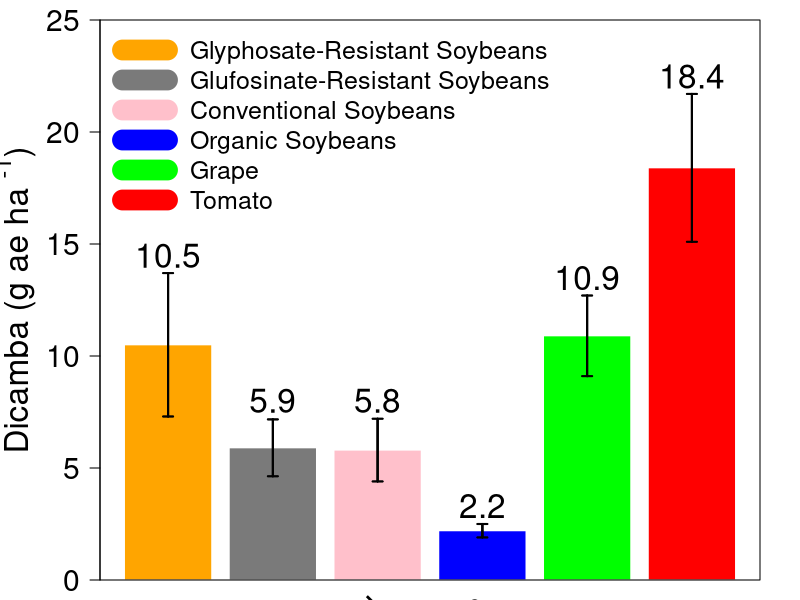

Here is the R script that generated this plot: (Note: this script raises an error after producing the figure.)

#Barplot 21 DA second trifoliate

#ED50

Bar=read.csv("Barplot.csv")
str(Bar)

x11()
par(mar=c(1,5,1,2), mgp=c(3.0,1,0))
barCenters <- barplot(height = Bar$ED, inside = T,
                      names.arg = Bar$ED,
                      beside = T, las = 2, 
                      ylim = c(0,25), cex.lab=2.0, cex.axis = 1.8,
                      col=c("orange","gray48", "pink", "blue", "green", "red"),
                      cex.names = 0.75, xaxt = "n", 
                      ylab = expression(paste("Dicamba (g ae ha "^"-1",")")),
                      border = F, axes = TRUE) 

box()
# Specify the groupings. We use srt = 45 for a
# 45 degree string rotation
text(x = barCenters, y = par("usr")[3] - 1, srt = 45,
     adj = 1, labels = Bar$Treat, cex=2, xpd = TRUE)

segments(barCenters, Bar$ED - Bar$SE, barCenters,
         Bar$ED + Bar$SE, lwd = 1.5)

arrows(barCenters, Bar$ED - Bar$SE, barCenters,
       Bar$ED + Bar$SE, lwd = 1.5, angle = 90,
       code = 3, length = 0.05)

# Specify the groupings. We use srt = 45 for a
# 45 degree string rotation
#text(x = barCenters, y = par("usr")[3] - 1, srt = 45,
 #    adj = 1, labels = Bar$ED, cex=1.5, xpd = TRUE)

text(0.7, 14.5, "10.5", cex=2)
text(1.9, 8, "5.9", cex=2)
text(3.1, 8, "5.8", cex=2)
text(4.3, 3.3, "2.2", cex=2)
text(5.5, 13.5, "10.9", cex=2)
text(6.7, 22.5, "18.4", cex=2)

segments(barCenters, Bar$ED - Bar$SE, barCenters,
         Bar$ED + Bar$SE, lwd = 2)

arrows(barCenters, Bar$ED - Bar$SE, barCenters,
       Bar$ED + Bar$SE, lwd = 2, angle = 90,
       code = 3, length = 0.05)

legend ("topleft", legend= c ("Glyphosate-Resistant Soybeans", "Glufosinate-Resistant Soybeans","Conventional Soybeans", 
                              "Organic Soybeans", "Grape","Tomato"), cex=1.5, bg = "light blue",
        col=c("orange","gray48", "pink", "blue", "green", "red"), lty=c(1,1,1,1,1,1),lwd=20, bty="n")

legend (locator(1), legend= expression(paste("Dicamba label rate 560 (g ae ha "^"-1",")")), cex=2,
        col="black", bty="n") 
#___________________________________________________________________________________________________________________________________

#ED30

Bar=read.csv("Barplot.csv")
str(Bar)

x11()
par(mar=c(1,5,1,2), mgp=c(3.0,1,0))
barCenters <- barplot(height = Bar$ED30,
                      names.arg = Bar$ED30,
                      beside = true, las = 2, 
                      ylim = c(0,10), cex.lab=2.0, cex.axis = 1.8,
                      col=c("orange","gray48", "pink", "blue", "green", "red"),
                      cex.names = 0.75, xaxt = "n", 
                      ylab = expression(paste("Dicamba (g ae ha "^"-1",")")),
                      border = "NA", axes = TRUE) 

box()
# Specify the groupings. We use srt = 45 for a
# 45 degree string rotation
text(x = barCenters, y = par("usr")[3] - 1, srt = 45,
     adj = 1, labels = Bar$Treat, cex=2, xpd = TRUE)

segments(barCenters, Bar$ED - Bar$SE, barCenters,
         Bar$ED + Bar$SE, lwd = 1.5)

arrows(barCenters, Bar$ED - Bar$SE, barCenters,
       Bar$ED + Bar$SE, lwd = 1.5, angle = 90,
       code = 3, length = 0.05)

# Specify the groupings. We use srt = 45 for a
# 45 degree string rotation
#text(x = barCenters, y = par("usr")[3] - 1, srt = 45,
#    adj = 1, labels = Bar$ED, cex=1.5, xpd = TRUE)

text(0.7, 2.1, "1.5", cex=2)
text(1.9, 1.8, "1.3", cex=2)
text(3.1, 1.3, "0.9", cex=2)
text(4.3, 0.9, "0.6", cex=2)
text(5.5, 8.1, "6.7", cex=2)
text(6.7, 7, "5.7", cex=2)

segments(barCenters, Bar$ED30 - Bar$SE30, barCenters,
         Bar$ED30 + Bar$SE30, lwd = 2)

arrows(barCenters, Bar$ED30 - Bar$SE30, barCenters,
       Bar$ED30 + Bar$SE30, lwd = 2, angle = 90,
       code = 3, length = 0.05)

legend ("topleft", legend= c ("Glyphosate-Resistant Soybeans", "Glufosinate-Resistant Soybeans","Conventional Soybeans", 
                              "Organic Soybeans", "Grape","Tomato"), cex=1.5, bg = "light blue",
        col=c("orange","gray48", "pink", "blue", "green", "red"), lty=c(1,1,1,1,1,1),lwd=20, bty="n")

legend ("left", legend= expression(paste("Dicamba label rate 560 (g ae ha "^"-1",")")), cex=2,
        col="black", bty="n") 

#_______________________________________________________________________________

#ED20

Bar=read.csv("Barplot.csv")
str(Bar)

x11()
par(mar=c(1,5,1,2), mgp=c(3.0,1,0))
barCenters <- barplot(height = Bar$ED20,
                      names.arg = Bar$ED20,
                      beside = true, las = 2, 
                      ylim = c(0,8), cex.lab=2.0, cex.axis = 1.8,
                      col=c("orange","gray48", "pink", "blue", "green", "red"),
                      cex.names = 0.75, xaxt = "n", 
                      ylab = expression(paste("Dicamba (g ae ha "^"-1",")")),
                      border = "NA", axes = TRUE) 

box()
# Specify the groupings. We use srt = 45 for a
# 45 degree string rotation
text(x = barCenters, y = par("usr")[3] - 1, srt = 45,
     adj = 1, labels = Bar$Treat, cex=2, xpd = TRUE)

segments(barCenters, Bar$ED - Bar$SE, barCenters,
         Bar$ED + Bar$SE, lwd = 1.5)

arrows(barCenters, Bar$ED - Bar$SE, barCenters,
       Bar$ED + Bar$SE, lwd = 1.5, angle = 90,
       code = 3, length = 0.05)

# Specify the groupings. We use srt = 45 for a
# 45 degree string rotation
#text(x = barCenters, y = par("usr")[3] - 1, srt = 45,
#    adj = 1, labels = Bar$ED, cex=1.5, xpd = TRUE)

text(0.7, 0.8, "0.43", cex=2)
text(1.9, 0.9, "0.52", cex=2) 
text(3.1, 0.56, "0.26", cex=2)
text(4.3, 0.55, "0.24", cex=2)
text(5.5, 6.3, "4.9", cex=2)
text(6.7, 3.6, "2.72", cex=2)

segments(barCenters, Bar$ED20 - Bar$SE20, barCenters,
         Bar$ED20 + Bar$SE20, lwd = 2)

arrows(barCenters, Bar$ED20 - Bar$SE20, barCenters,
       Bar$ED20 + Bar$SE20, lwd = 2, angle = 90,
       code = 3, length = 0.05)

legend ("topleft", legend= c ("Glyphosate-Resistant Soybeans", "Glufosinate-Resistant Soybeans","Conventional Soybeans", 
                              "Organic Soybeans", "Grape","Tomato"), cex=1.5, bg = "light blue",
        col=c("orange","gray48", "pink", "blue", "green", "red"), lty=c(1,1,1,1,1,1),lwd=20, bty="n")

legend ("left", legend= expression(paste("Dicamba label rate 560 (g ae ha "^"-1",")")), cex=2,
        col="black", bty="n") 

#_______________________________________________________________________________

#ED 10

Bar=read.csv("Barplot.csv")
str(Bar)

x11()
par(mar=c(1,5,1,2), mgp=c(3.0,1,0))
barCenters <- barplot(height = Bar$ED10,
                      names.arg = Bar$ED10,
                      beside = true, las = 2, 
                      ylim = c(0,5), cex.lab=2.0, cex.axis = 1.8,
                      col=c("orange","gray48", "pink", "blue", "green", "red"),
                      cex.names = 0.75, xaxt = "n", 
                      ylab = expression(paste("Dicamba (g ae ha "^"-1",")")),
                      border = "NA", axes = TRUE) 

box()
# Specify the groupings. We use srt = 45 for a
# 45 degree string rotation
#text(x = barCenters, y = par("usr")[3] - 1, srt = 45,
#    adj = 1, labels = Bar$ED, cex=1.5, xpd = TRUE)

text(0.7, 0.2, "0.06", cex=2)
text(1.9, 0.3, "0.1", cex=2)
text(3.1, 0.2, "0.04", cex=2)
text(4.3, 0.2, "0.06", cex=2)
text(5.5, 4.3, "3.1", cex=2)
text(6.7, 1.3, "0.9", cex=2)

segments(barCenters, Bar$ED10 - Bar$SE10, barCenters,
         Bar$ED10 + Bar$SE10, lwd = 2)

arrows(barCenters, Bar$ED10 - Bar$SE10, barCenters,
       Bar$ED10 + Bar$SE10, lwd = 2, angle = 90,
       code = 3, length = 0.05)

legend ("topleft", legend= c ("Glyphosate-Resistant Soybeans", "Glufosinate-Resistant Soybeans","Conventional Soybeans", 
                              "Organic Soybeans", "Grape","Tomato"), cex=1.5, bg = "light blue",
        col=c("orange","gray48", "pink", "blue", "green", "red"), lty=c(1,1,1,1,1,1),lwd=20, bty="n")

legend ("left", legend= expression(paste("Dicamba label rate 560 (g ae ha "^"-1",")")), cex=2,
        col="black", bty="n") 



#__________________________________________________________________________________________________________________











#Barplot 21 DA R2

#ED50

Bar=read.csv("Barplot2.csv")
str(Bar)

par(mar=c(1,5,1,2), mgp=c(3.0,1,0))
barCenters <- barplot(height = Bar$ED50,
                      names.arg = Bar$ED50,
                      beside = true, las = 2, 
                      ylim = c(0,350), cex.lab=2.0, cex.axis = 1.8,
                      col=c("orange","gray48", "pink", "blue", "green", "red"),
                      cex.names = 0.75, xaxt = "n", 
                      ylab = expression(paste("Dicamba (g ae ha "^"-1",")")),
                      border = "NA", axes = TRUE) 
box()
# Specify the groupings. We use srt = 45 for a
# 45 degree string rotation
text(x = barCenters, y = par("usr")[3] - 1, srt = 45,
     adj = 1, labels = Bar$Treat, cex=2, xpd = TRUE)

segments(barCenters, Bar$ED - Bar$SE, barCenters,
         Bar$ED + Bar$SE, lwd = 1.5)

arrows(barCenters, Bar$ED - Bar$SE, barCenters,
       Bar$ED + Bar$SE, lwd = 1.5, angle = 90,
       code = 3, length = 0.05)

# Specify the groupings. We use srt = 45 for a
# 45 degree string rotation
#text(x = barCenters, y = par("usr")[3] - 1, srt = 45,
#    adj = 1, labels = Bar$ED, cex=1.5, xpd = TRUE)

text(0.7, 137, "95.2", cex=2)
text(1.9, 81, "54.9", cex=2)
text(3.1, 256, "182.4", cex=2)
text(4.3, 26, "16.7", cex=2)
text(5.5, 10, "NA", cex=2)
text(6.7, 100, "53.1", cex=2)

segments(barCenters, Bar$ED50 - Bar$SE50, barCenters,
         Bar$ED50 + Bar$SE50, lwd = 2)

arrows(barCenters, Bar$ED50 - Bar$SE50, barCenters,
       Bar$ED50 + Bar$SE50, lwd = 2, angle = 90,
       code = 3, length = 0.05)

legend ("topleft", legend= c ("Glyphosate-Resistant Soybeans", "Glufosinate-Resistant Soybeans","Conventional Soybeans", 
                              "Organic Soybeans", "Grape","Tomato"), cex=1.5, bg = "light blue",
        col=c("orange","gray48", "pink", "blue", "green", "red"), lty=c(1,1,1,1,1,1),lwd=20, bty="n")

legend (locator(1), legend= expression(paste("Dicamba label rate 560 (g ae ha "^"-1",")")), cex=2,
        col="black", bty="n") 

#_____________________________________________________________________________________________________________


Bar=read.csv("Barplot2.csv")
str(Bar)

par(mar=c(1,5,1,2), mgp=c(3.0,1,0))
barCenters <- barplot(height = Bar$ED30,
                      names.arg = Bar$ED30,
                      beside = true, las = 2, 
                      ylim = c(0,20), cex.lab=2.0, cex.axis = 1.8,
                      col=c("orange","gray48", "pink", "blue", "green", "red"),
                      cex.names = 0.75, xaxt = "n", 
                      ylab = expression(paste("Dicamba (g ae ha "^"-1",")")),
                      border = "NA", axes = TRUE) 
box()
# Specify the groupings. We use srt = 45 for a
# 45 degree string rotation
text(x = barCenters, y = par("usr")[3] - 1, srt = 45,
     adj = 1, labels = Bar$Treat, cex=2, xpd = TRUE)

segments(barCenters, Bar$ED - Bar$SE, barCenters,
         Bar$ED + Bar$SE, lwd = 1.5)

arrows(barCenters, Bar$ED - Bar$SE, barCenters,
       Bar$ED + Bar$SE, lwd = 1.5, angle = 90,
       code = 3, length = 0.05)

# Specify the groupings. We use srt = 45 for a
# 45 degree string rotation
#text(x = barCenters, y = par("usr")[3] - 1, srt = 45,
#    adj = 1, labels = Bar$ED, cex=1.5, xpd = TRUE)

text(0.7, 11, "8.9", cex=2)
text(1.9, 9, "6.8", cex=2)
text(3.1, 12.5, "10.2", cex=2)
text(4.3, 3.8, "2.8", cex=2)
text(5.5, 0.5, "NA", cex=2)
text(6.7, 6.5, "4.4", cex=2)

segments(barCenters, Bar$ED30 - Bar$SE30, barCenters,
         Bar$ED30 + Bar$SE30, lwd = 2)

arrows(barCenters, Bar$ED30 - Bar$SE30, barCenters,
       Bar$ED30 + Bar$SE30, lwd = 2, angle = 90,
       code = 3, length = 0.05)

legend ("topleft", legend= c ("Glyphosate-Resistant Soybeans", "Glufosinate-Resistant Soybeans","Conventional Soybeans", 
                              "Organic Soybeans", "Grape","Tomato"), cex=1.5, bg = "light blue",
        col=c("orange","gray48", "pink", "blue", "green", "red"), lty=c(1,1,1,1,1,1),lwd=20, bty="n")

legend (locator(1), legend= expression(paste("Dicamba label rate 560 (g ae ha "^"-1",")")), cex=2,
        col="black", bty="n") 

#_______________________________________________________________________
#ED20

Bar=read.csv("Barplot2.csv")
str(Bar)

x11()
par(mar=c(1,5,1,2), mgp=c(3.0,1,0))
barCenters <- barplot(height = Bar$ED20,
                      names.arg = Bar$ED20,
                      beside = true, las = 2, 
                      ylim = c(0,150), cex.lab=2.0, cex.axis = 1.8,
                      col=c("orange","gray48", "pink", "blue", "green", "red"),
                      cex.names = 0.75, xaxt = "n", 
                      ylab = expression(paste("Dicamba (g ae ha "^"-1",")")),
                      border = "NA", axes = TRUE) 

box()
# Specify the groupings. We use srt = 45 for a
# 45 degree string rotation
text(x = barCenters, y = par("usr")[3] - 1, srt = 45,
     adj = 1, labels = Bar$Treat, cex=2, xpd = TRUE)

segments(barCenters, Bar$ED - Bar$SE, barCenters,
         Bar$ED + Bar$SE, lwd = 1.5)

arrows(barCenters, Bar$ED - Bar$SE, barCenters,
       Bar$ED + Bar$SE, lwd = 1.5, angle = 90,
       code = 3, length = 0.05)

# Specify the groupings. We use srt = 45 for a
# 45 degree string rotation
#text(x = barCenters, y = par("usr")[3] - 1, srt = 45,
#    adj = 1, labels = Bar$ED, cex=1.5, xpd = TRUE)

text(0.7, 7, "2.6", cex=2)
text(1.9, 7, "1.7", cex=2) 
text(3.1, 8, "2.3", cex=2)
text(4.3, 6, "0.9", cex=2)
text(5.5, 145, "79.9", cex=2)
text(6.7, 6, "1.2", cex=2)

segments(barCenters, Bar$ED20 - Bar$SE20, barCenters,
         Bar$ED20 + Bar$SE20, lwd = 2)

arrows(barCenters, Bar$ED20 - Bar$SE20, barCenters,
       Bar$ED20 + Bar$SE20, lwd = 2, angle = 90,
       code = 3, length = 0.05)

legend ("topleft", legend= c ("Glyphosate-Resistant Soybeans", "Glufosinate-Resistant Soybeans","Conventional Soybeans", 
                              "Organic Soybeans", "Grape","Tomato"), cex=1.5, bg = "light blue",
        col=c("orange","gray48", "pink", "blue", "green", "red"), lty=c(1,1,1,1,1,1),lwd=20, bty="n")

legend ("left", legend= expression(paste("Dicamba label rate 560 (g ae ha "^"-1",")")), cex=2,
        col="black", bty="n") 
#______________________________________________________________________________________

#ED10
Bar=read.csv("Barplot2.csv")
str(Bar)

par(mar=c(1,5,1,2), mgp=c(3.0,1,0))
barCenters <- barplot(height = Bar$ED10,
                      names.arg = Bar$ED10,
                      beside = true, las = 2, 
                      ylim = c(0,7), cex.lab=2.0, cex.axis = 1.8,
                      col=c("orange","gray48", "pink", "blue", "green", "red"),
                      cex.names = 0.75, xaxt = "n", 
                      ylab = expression(paste("Dicamba (g ae ha "^"-1",")")),
                      border = "NA", axes = TRUE) 
box()
# Specify the groupings. We use srt = 45 for a
# 45 degree string rotation
text(x = barCenters, y = par("usr")[3] - 1, srt = 45,
     adj = 1, labels = Bar$Treat, cex=2, xpd = TRUE)

segments(barCenters, Bar$ED - Bar$SE, barCenters,
         Bar$ED + Bar$SE, lwd = 1.5)

arrows(barCenters, Bar$ED - Bar$SE, barCenters,
       Bar$ED + Bar$SE, lwd = 1.5, angle = 90,
       code = 3, length = 0.05)

# Specify the groupings. We use srt = 45 for a
# 45 degree string rotation
#text(x = barCenters, y = par("usr")[3] - 1, srt = 45,
#    adj = 1, labels = Bar$ED, cex=1.5, xpd = TRUE)

text(0.7, 0.8, "0.5", cex=2)
text(1.9, 0.5, "0.2", cex=2)
text(3.1, 0.6, "0.3", cex=2)
text(4.3, 0.5, "0.2", cex=2)
text(5.5, 6, "4.0", cex=2)
text(6.7, 0.5, "0.2", cex=2)

segments(barCenters, Bar$ED10 - Bar$SE10, barCenters,
         Bar$ED10 + Bar$SE10, lwd = 2)

arrows(barCenters, Bar$ED10 - Bar$SE10, barCenters,
       Bar$ED10 + Bar$SE10, lwd = 2, angle = 90,
       code = 3, length = 0.05)

legend ("topleft", legend= c ("Glyphosate-Resistant Soybeans", "Glufosinate-Resistant Soybeans","Conventional Soybeans", 
                              "Organic Soybeans", "Grape","Tomato"), cex=1.5, bg = "light blue",
        col=c("orange","gray48", "pink", "blue", "green", "red"), lty=c(1,1,1,1,1,1),lwd=20, bty="n")

legend ("left", legend= expression(paste("Dicamba label rate 560 (g ae ha "^"-1",")")), cex=2,
        col="black", bty="n") 
